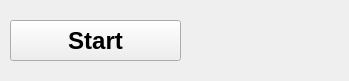
<?xml version="1.0" encoding="UTF-8"?>
<ui version="4.0">
 <class>Application_name</class>
 <widget class="QMainWindow" name="Application_name">
  <property name="geometry">
   <rect>
    <x>0</x>
    <y>0</y>
    <width>349</width>
    <height>81</height>
   </rect>
  </property>
  <property name="windowTitle">
   <string>Application_name</string>
  </property>
  <widget class="QWidget" name="centralwidget">
   <widget class="QPushButton" name="start_button">
    <property name="geometry">
     <rect>
      <x>10</x>
      <y>20</y>
      <width>171</width>
      <height>41</height>
     </rect>
    </property>
    <property name="font">
     <font>
      <pointsize>18</pointsize>
      <weight>75</weight>
      <bold>true</bold>
     </font>
    </property>
    <property name="text">
     <string>Start</string>
    </property>
   </widget>
  </widget>
 </widget>
 <resources/>
 <connections/>
</ui>
